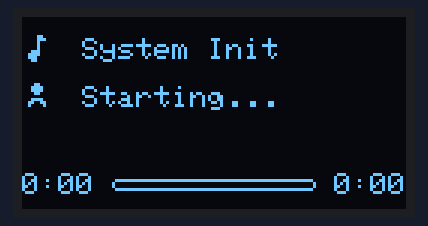
Bench run of a program on a simulated ESP32. Parts: 128×64 one-colour display. WiFi joins after 1.5 s; servers stay silent unless stated; uploads are accepted with an empty reply; what the program prints to the serial monitor is not drawn.

Above: at 0.1 s.
At 1.7 s:
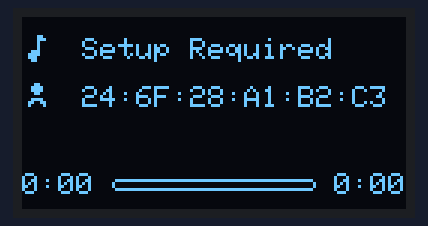
At 3.7 s:
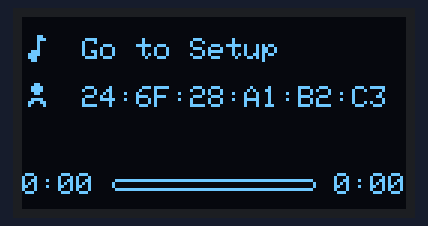

The program:

main.cpp
```cpp
/**
 * @file main.cpp
 * @brief Main firmware entry point for the Spotify IoT Display.
 * * This file implements a Dual-Core architecture to ensure smooth UI rendering
 * independent of network latency.
 * * - **Core 0 (Network Task):** Handles blocking HTTP requests, JSON parsing,
 * and updates global state variables.
 * - **Core 1 (Main Loop):** Handles high-speed OLED rendering (25 FPS) and
 * performs time-based interpolation (Dead Reckoning) for smooth progress bars.
 * * @author erenisci
 */

#include <Arduino.h>
#include <WiFi.h>
#include <HTTPClient.h>
#include <ArduinoJson.h>
#include "DisplayManager.h"
#include "NetworkManager.h"

// --- Configuration ---
// The endpoint of the Vercel BFF (Backend-for-Frontend)
const char *SERVER_URL = "https://spotify-setup-tool.vercel.app/api/player?device_id=";

// --- Global State (Shared Memory) ---
// These variables are written by Core 0 and read by Core 1.
// They act as the synchronization layer between the Network and UI threads.
DisplayManager display;

String g_title = "Ready";             ///< Current Song Title
String g_artist = "Spotify IoT";      ///< Current Artist Name
long g_songDuration = 0;              ///< Total duration in ms
long g_serverProgress = 0;            ///< Progress snapshot received from server
unsigned long g_dataReceivedTime = 0; ///< Timestamp (millis) when data arrived
bool g_isPlaying = false;             ///< Is music currently playing?
bool g_isConfigured = false;          ///< Is the device linked to a user?
bool g_wifiConnected = false;         ///< Network status flag
bool g_hasData = false;               ///< Flag to prevent displaying empty data on boot

// Handle for the FreeRTOS Network Task
TaskHandle_t NetworkTask;

/**
 * @brief The Network Worker Task (Runs on Core 0).
 * * This function runs in an infinite loop on the secondary processor core.
 * It is responsible for fetching data from the API without blocking the
 * main UI thread.
 * * @param parameter FreeRTOS task parameters (unused).
 */
void codeForNetworkTask(void *parameter)
{
    for (;;) // Infinite loop (standard for FreeRTOS tasks)
    {
        if (WiFi.status() == WL_CONNECTED)
        {
            g_wifiConnected = true;

            HTTPClient http;
            // Append MAC address to identify this specific device
            String url = String(SERVER_URL) + WiFi.macAddress();

            // Create a secure client but skip certificate validation for speed.
            // In embedded systems, full SSL validation can add significant latency.
            WiFiClientSecure *client = new WiFiClientSecure;
            client->setInsecure();

            http.begin(*client, url);
            http.setTimeout(3000); // 3s timeout to prevent hanging

            int httpCode = http.GET();

            if (httpCode == 200)
            {
                String payload = http.getString();

                // Parse JSON using ArduinoJson v7
                JsonDocument doc;
                DeserializationError error = deserializeJson(doc, payload);

                if (!error)
                {
                    // Update configuration status
                    g_isConfigured = doc["is_configured"];

                    if (g_isConfigured)
                    {
                        bool playingState = doc["is_playing"];

                        // Safety Check: Ensure "title" exists and is a string before reading.
                        // This prevents crashes if the API returns unexpected null values.
                        if (doc["title"].is<const char *>())
                        {
                            String newTitle = doc["title"].as<String>();
                            String newArtist = doc["artist"].as<String>();
                            long newDuration = doc["duration"];
                            long newProgress = doc["progress"];

                            // Critical Section: Update Shared Global Variables
                            g_title = newTitle;
                            g_artist = newArtist;
                            g_songDuration = newDuration;
                            g_serverProgress = newProgress;

                            // Capture the exact moment this data arrived.
                            // This is used by Core 1 to calculate "Real-Time" progress.
                            g_dataReceivedTime = millis();

                            g_hasData = true;
                        }

                        g_isPlaying = playingState;
                    }
                }
            }
            http.end();
            delete client; // Prevent memory leaks
        }
        else
        {
            g_wifiConnected = false;
        }

        // Delay for 1000ms (1 second) to respect API rate limits.
        // vTaskDelay is non-blocking for other tasks but blocking for this thread.
        vTaskDelay(1000 / portTICK_PERIOD_MS);
    }
}

/**
 * @brief Standard Arduino Setup.
 * Initializes hardware and spawns the Network Task.
 */
void setup()
{
    Serial.begin(115200);

    // Initialize OLED
    display.begin();
    display.update("System Init", "Starting...", 0, 0);

    // Connect to WiFi (Blocking call via WiFiManager)
    setupNetwork();

    // Spawn the Network Task on Core 0
    // Priority 1 (Low), Stack Size 10KB
    xTaskCreatePinnedToCore(
        codeForNetworkTask,
        "NetworkWorker",
        10000,
        NULL,
        1,
        &NetworkTask,
        0 // Pin to Core 0
    );

    // Show Setup Info briefly
    String mac = WiFi.macAddress();
    display.update("Setup Required", mac.c_str(), 0, 0);
    delay(2000);
}

/**
 * @brief Main UI Loop (Runs on Core 1).
 * * This loop handles the visual output. It runs independently of the network
 * task, ensuring animations remain smooth even if the internet is slow.
 */
void loop()
{
    static unsigned long lastScreenUpdate = 0;
    unsigned long now = millis();

    // Limit Frame Rate to ~25 FPS (40ms) to save CPU cycles
    if (now - lastScreenUpdate >= 40)
    {
        lastScreenUpdate = now;

        // --- Logic Branching for UI States ---

        if (!g_wifiConnected && millis() > 15000)
        {
            // Only show error if disconnected for > 15 seconds
            display.update("WiFi Lost", "Reconnecting...", 0, 0);
        }
        else if (!g_isConfigured)
        {
            // Device not linked to a Spotify account
            String mac = WiFi.macAddress();
            display.update("Go to Setup", mac.c_str(), 0, 0);
        }
        else if (!g_hasData)
        {
            // Connected but waiting for first API response
            display.update("Waiting...", "Spotify", 0, 0);
        }
        else
        {
            // --- Interpolation / Dead Reckoning Logic ---
            // The server only updates us every 1 second.
            // To make the progress bar smooth, we calculate the estimated
            // progress based on how much time passed since the last update.

            long currentProgress = g_serverProgress;

            // Only advance the timer if music is actually playing
            if (g_isPlaying)
            {
                long timePassed = now - g_dataReceivedTime;
                currentProgress += timePassed;
            }

            // Clamp value to not exceed total duration
            if (currentProgress > g_songDuration)
            {
                currentProgress = g_songDuration;
            }

            // Render the frame
            display.update(g_title.c_str(), g_artist.c_str(), currentProgress, g_songDuration);
        }
    }
}
```

DisplayManager.h
```cpp
/**
 * @file DisplayManager.h
 * @brief Manages the OLED display rendering logic for the Spotify IoT Player.
 * * This class acts as a wrapper around the Adafruit_SSD1306 library.
 * It abstracts away the low-level pixel drawing and provides high-level
 * methods to render song information, scrolling text effects, and
 * progress bars.
 * * @author erenisci
 */

#pragma once

#include <Arduino.h>
#include <Adafruit_SSD1306.h>
#include <Adafruit_GFX.h>

/**
 * @class DisplayManager
 * @brief Handles all visual output to the SSD1306 OLED screen.
 */
class DisplayManager
{
public:
    /**
     * @brief Constructor for DisplayManager.
     * Initializes internal state variables (scrolling timers, last track info).
     */
    DisplayManager();

    /**
     * @brief Initializes the I2C interface and the display hardware.
     * * This method must be called once in the setup() function.
     * It sets up the I2C clock speed and initializes the OLED driver.
     */
    void begin();

    /**
     * @brief Updates the screen with the current song information.
     * * This function handles the logic for:
     * 1. Scrolling text if the title or artist is too long.
     * 2. Formatting the time (MM:SS).
     * 3. Drawing and filling the progress bar based on the song duration.
     * * @param title      The title of the current track.
     * @param artist     The artist name.
     * @param progressMs Current playback progress in milliseconds.
     * @param durationMs Total duration of the track in milliseconds.
     */
    void update(const char *title, const char *artist, long progressMs, long durationMs);

private:
    Adafruit_SSD1306 display; ///< Instance of the low-level display driver.

    // --- State Tracking for Scrolling Logic ---
    String lastTitle;              ///< Stores the last known title to detect song changes.
    String lastArtist;             ///< Stores the last known artist to detect song changes.
    unsigned long scrollStartTime; ///< Timestamp when the current scroll cycle started.

    /**
     * @brief Helper function to draw a line of text with scrolling effect.
     * * @param y       Vertical position (Y-coordinate) on the screen.
     * @param text    The string to display.
     * @param isTitle If true, draws a music note icon; otherwise, draws a user icon.
     * @param offset  Horizontal scroll offset in pixels.
     */
    void drawScrollingLine(int y, const char *text, bool isTitle, int offset);

    /**
     * @brief Helper function to format milliseconds into a "MM:SS" string.
     * * @param ms Time in milliseconds.
     * @return String Formatted time string (e.g., "3:45").
     */
    String formatTime(long ms);
};
```

NetworkManager.h
```cpp
/**
 * @file NetworkManager.h
 * @brief Network connectivity interface for the Spotify IoT Display.
 * * This module is responsible for managing the WiFi lifecycle. It abstracts
 * the complexity of the captive portal (WiFiManager) and provides a single
 * entry point to establish an internet connection.
 * * @author erenisci
 */

#pragma once

/**
 * @brief Initializes the WiFi connection and handles the Captive Portal logic.
 * * This function utilizes the WiFiManager library to manage network credentials.
 * - **Scenario A:** If saved credentials exist, it connects automatically.
 * - **Scenario B:** If connection fails, it launches an Access Point (AP) named
 * "Spotify_Player_Setup". The user must connect to this AP to configure
 * their home WiFi credentials.
 * * @note This function is blocking. It will not return until a connection
 * is established or the configuration portal is exited.
 */
void setupNetwork();
```

DisplayManager.cpp
```cpp
/**
 * @file DisplayManager.cpp
 * @brief Implementation of the OLED display rendering logic.
 * * This file contains the low-level graphics routines to draw text, icons,
 * and the dynamic progress bar on the SSD1306 display. It handles the
 * complex timing logic required for smooth scrolling text animations.
 * * @author erenisci
 */

#include "DisplayManager.h"
#include <Wire.h>

// --- Configuration Constants ---
#define SCREEN_WIDTH 128    ///< OLED display width, in pixels
#define SCREEN_HEIGHT 64    ///< OLED display height, in pixels
#define SCREEN_ADDRESS 0x3C ///< I2C address of the display

// --- UI Layout ---
#define ICON_WIDTH 20   ///< Width reserved for the icon on the left
#define BOTTOM_ROW_Y 52 ///< Y-coordinate for the progress bar area

// --- Animation Timing ---
#define SCROLL_SPEED 80    ///< Delay in ms between scroll steps (Lower is faster)
#define WAIT_AT_START 5000 ///< How long to wait before scrolling starts (ms)
#define WAIT_AT_END 2000   ///< How long to wait after scrolling ends (ms)

// --- Icon Bitmaps (Stored in Flash Memory) ---
// 12x12px Music Note Icon
const unsigned char icon_note[] PROGMEM = {
    0x00, 0x00, 0x18, 0x00, 0x1C, 0x00, 0x10, 0x00, 0x10, 0x00, 0x10, 0x00,
    0x70, 0x00, 0xF0, 0x00, 0xE0, 0x00, 0x60, 0x00, 0x00, 0x00, 0x00, 0x00};

// 12x12px User/Artist Icon
const unsigned char icon_user[] PROGMEM = {
    0x00, 0x00, 0x30, 0x00, 0x78, 0x00, 0x78, 0x00, 0x30, 0x00, 0x00, 0x00,
    0x78, 0x00, 0xCC, 0x00, 0x84, 0x00, 0x00, 0x00, 0x00, 0x00, 0x00, 0x00};

/**
 * @brief Constructor: Initializes the display object and state variables.
 */
DisplayManager::DisplayManager()
    : display(SCREEN_WIDTH, SCREEN_HEIGHT, &Wire, -1),
      lastTitle(""),
      lastArtist(""),
      scrollStartTime(0)
{
}

/**
 * @brief Sets up the hardware interface.
 */
void DisplayManager::begin()
{
    Wire.begin();

    // SSD1306_SWITCHCAPVCC = generate display voltage from 3.3V internally
    if (!display.begin(SSD1306_SWITCHCAPVCC, SCREEN_ADDRESS))
    {
        return; // Allocation failed
    }

    display.setTextWrap(false); // Disable wrapping to allow scrolling
    display.clearDisplay();
    display.display();
}

/**
 * @brief Utility to format milliseconds into "MM:SS".
 */
String DisplayManager::formatTime(long ms)
{
    int sec = ms / 1000;
    int m = sec / 60;
    int s = sec % 60;
    char buf[8];
    sprintf(buf, "%d:%02d", m, s);
    return String(buf);
}

/**
 * @brief Draws a single line of text with an icon, handling scroll offset.
 * * This function uses a "masking" technique:
 * 1. Draws the text at the calculated offset.
 * 2. Clears the area where the icon sits (to wipe out any text behind it).
 * 3. Draws the icon on top.
 */
void DisplayManager::drawScrollingLine(int y, const char *text, bool isTitle, int offset)
{
    // 1. Draw Text (Potentially shifted left by 'offset')
    display.setTextSize(1);
    display.setTextColor(SSD1306_WHITE);
    display.setCursor(ICON_WIDTH - offset, y + 3);
    display.print(text);

    // 2. Clear the Icon Area (Masking)
    // This ensures text doesn't overlap with the static icon on the left.
    display.fillRect(0, y, ICON_WIDTH, 14, SSD1306_BLACK);

    // 3. Draw the Static Icon
    display.drawBitmap(2, y + 1, isTitle ? icon_note : icon_user, 12, 12, SSD1306_WHITE);
}

/**
 * @brief Main rendering loop. Calculates animations and draws the frame.
 */
void DisplayManager::update(const char *title, const char *artist, long progressMs, long durationMs)
{
    String currentTitle = String(title);
    String currentArtist = String(artist);

    // --- State Check: Did the song change? ---
    if (currentTitle != lastTitle || currentArtist != lastArtist)
    {
        lastTitle = currentTitle;
        lastArtist = currentArtist;
        scrollStartTime = millis(); // Reset scroll timer
    }

    display.clearDisplay();

    // --- SCROLLING LOGIC CALCULATIONS ---
    int viewWidth = SCREEN_WIDTH - ICON_WIDTH;
    int titleLen = currentTitle.length() * 6; // Approx 6px per char
    int artistLen = currentArtist.length() * 6;

    // Calculate how far we need to scroll for each line
    int maxScrollDist = max(max(0, titleLen - viewWidth), max(0, artistLen - viewWidth));
    int globalOffset = 0;

    // If scrolling is needed, calculate the current offset based on time
    if (maxScrollDist > 0)
    {
        long scrollDuration = maxScrollDist * SCROLL_SPEED;
        long totalCycle = WAIT_AT_START + scrollDuration + WAIT_AT_END;
        long currentStep = (millis() - scrollStartTime) % totalCycle;

        // Phase 1: Wait at Start
        if (currentStep < WAIT_AT_START)
        {
            globalOffset = 0;
        }
        // Phase 2: Scrolling
        else if (currentStep < (WAIT_AT_START + scrollDuration))
        {
            globalOffset = (currentStep - WAIT_AT_START) / SCROLL_SPEED;
        }
        // Phase 3: Wait at End
        else
        {
            globalOffset = maxScrollDist;
        }
    }

    // --- DRAW TEXT LINES ---
    // Apply offset only if the text is actually longer than the screen
    int titleOffset = (globalOffset > max(0, titleLen - viewWidth)) ? max(0, titleLen - viewWidth) : globalOffset;
    drawScrollingLine(4, title, true, titleOffset);

    int artistOffset = (globalOffset > max(0, artistLen - viewWidth)) ? max(0, artistLen - viewWidth) : globalOffset;
    drawScrollingLine(20, artist, false, artistOffset);

    // --- DRAW PROGRESS BAR ---
    String currStr = formatTime(progressMs);
    String totalStr = formatTime(durationMs);
    int totalW = totalStr.length() * 6;

    // 1. Draw Timestamps (Left and Right)
    display.setCursor(0, BOTTOM_ROW_Y);
    display.print(currStr);
    display.setCursor(SCREEN_WIDTH - totalW, BOTTOM_ROW_Y);
    display.print(totalStr);

    // 2. Calculate Bar Dimensions
    int barX = (currStr.length() * 6) + 6;         // Start after current time
    int barW = (SCREEN_WIDTH - totalW - 6) - barX; // Width up to total time

    // 3. Draw Bar
    if (barW > 0)
    {
        // Draw Outline
        display.drawRoundRect(barX, BOTTOM_ROW_Y + 2, barW, 4, 2, SSD1306_WHITE);

        // Draw Fill (Only if duration is valid to avoid div by zero)
        if (durationMs > 0)
        {
            long fillW = (progressMs * barW) / durationMs;
            fillW = constrain(fillW, 0, barW); // Safety clamp

            if (fillW >= 2) // Only fill if visible
            {
                display.fillRoundRect(barX, BOTTOM_ROW_Y + 2, fillW, 4, 2, SSD1306_WHITE);
            }
        }
    }

    // Push buffer to OLED
    display.display();
}
```

Source omitted: NetworkManager.cpp (1685 bytes)

Measured:
- what the display in image 0 shows lasts 1.5 s, from 0.1 s to 1.6 s
- what the display in image 1 shows lasts 2.0 s, from 1.6 s to 3.6 s
